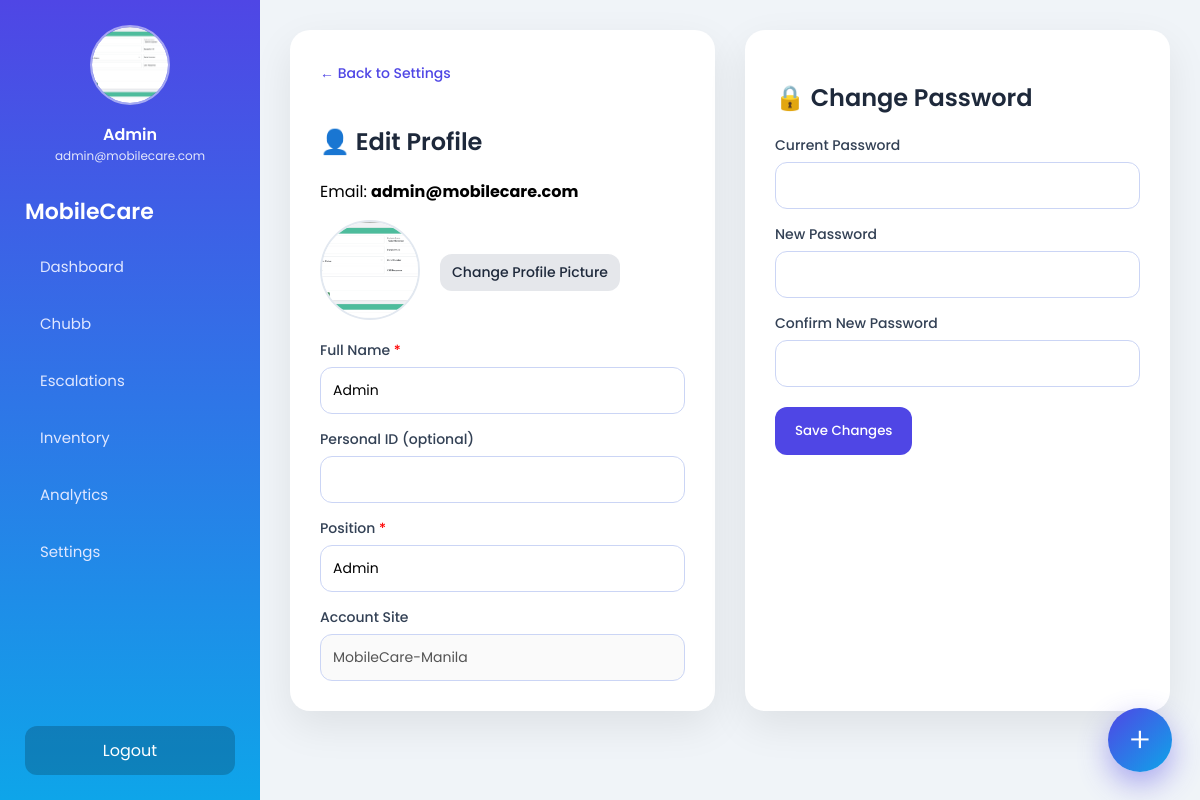
Page /settings/edit-profile.php (signed in) on the committed database.
### tables this page shows
CREATE TABLE `users` (
  `id` int(11) NOT NULL,
  `email` varchar(100) NOT NULL,
  `name` varchar(100) DEFAULT NULL,
  `password` varchar(255) NOT NULL,
  `role` enum('admin','manager','engineer','user') NOT NULL DEFAULT 'user',
  `account_type` varchar(100) NOT NULL,
  `is_engineer` tinyint(1) DEFAULT 0,
  `created_at` timestamp NOT NULL DEFAULT current_timestamp(),
  `last_activity` datetime DEFAULT NULL,
  `reset_token` varchar(255) DEFAULT NULL,
  `reset_expires` datetime DEFAULT NULL,
  `full_name` varchar(255) DEFAULT NULL,
  `personal_id` varchar(100) DEFAULT NULL,
  `profile_image` varchar(255) DEFAULT NULL,
  `position` varchar(100) NOT NULL,
  `active` tinyint(1) NOT NULL DEFAULT 1 COMMENT '1 = active, 0 = inactive'
);

### settings/edit-profile.php (the view, shortened to what this page needs)
<?php
$conn = new mysqli('localhost', 'root', '', 'Mobilecare_monitoring');
$user_id = $_SESSION['user_id'];
$sql = "SELECT email, password, full_name, personal_id, profile_image, position, account_type FROM users WHERE id=?";
$stmt = $conn->prepare($sql);
$stmt->bind_param("i", $user_id);
$stmt->execute();
$stmt->bind_result($email, $hashed_password, $full_name, $personal_id, $profile_image, $position, $account_type);
?>
<!DOCTYPE html>
<html lang="en">
<head>
</head>
<body>
<?php require_once __DIR__ . '/../sidebar/sidebar.php'; ?>
<div class="main">
    <form method="post" enctype="multipart/form-data" style="display:flex;gap:30px;flex-wrap:wrap;width:100%;justify-content:center">
        <div class="card col">
            <a href="<?= BASE_URL ?>settings/settings.php" class="back">← Back to Settings</a>
            <h2>👤 Edit Profile</h2>
            <p>Email: <strong><?= htmlspecialchars($email) ?></strong></p>
            <div class="profile-section">
                <img id="profilePreview" src="../uploads/<?= !empty($profile_image)?htmlspecialchars($profile_image):'default.png' ?>" class="profile-preview" alt="Profile Image">
                <div>
                    <label for="profile_image" class="upload-label">Change Profile Picture</label>
                </div>
            </div>
            <label>Full Name <span style="color:red">*</span></label>
            <input name="full_name" value="<?= htmlspecialchars($full_name ?? '') ?>" required>
            <label>Personal ID (optional)</label>
            <input name="personal_id" value="<?= htmlspecialchars($personal_id ?? '') ?>">
            <label>Position <span style="color:red">*</span></label>
            <input name="position" value="<?= htmlspecialchars($position ?? '') ?>" required>
            <label>Account Site</label>
            <input type="text" value="<?= htmlspecialchars($account_type ?? '') ?>" disabled>
        </div>
        <div class="card col">
            <h2>🔒 Change Password</h2>
            <label>Current Password</label>
            <input type="password" name="current_password">
            <label>New Password</label>
            <input type="password" name="new_password">
            <label>Confirm New Password</label>
            <input type="password" name="confirm_password">
            <button type="submit">Save Changes</button>
        </div>
    </form>
</div>
</body>
</html>

### sidebar/sidebar.php (shortened to what this page needs)
<?php
$current = basename($_SERVER['PHP_SELF']);
$conn = new mysqli('localhost','root','','Mobilecare_monitoring');
$user_id = $_SESSION['user_id'] ?? 0;
$profile_image = $full_name = $email = $role = '';
if($user_id){
    $stmt = $conn->prepare("SELECT full_name, email, profile_image, role FROM users WHERE id=?");
    if($stmt){
        $stmt->bind_param("i",$user_id);
        $stmt->execute();
        $stmt->bind_result($full_name, $email, $profile_image, $role);
    }
}
$isAdmin = ($role === 'admin');
$display_name = $full_name ?: $email;
$profile_image_url = $profile_image
    ? "/Mobilecare_Monitoring/uploads/".htmlspecialchars($profile_image)
    : "/Mobilecare_Monitoring/uploads/default.png";
?>
<div class="sidebar">
    <div class="profile">
        <img src="<?= $profile_image_url ?>">
        <div class="name"><?= htmlspecialchars($display_name) ?></div>
        <div class="email"><?= htmlspecialchars($email) ?></div>
    </div>
    <div class="logo">MobileCare</div>
    <div class="nav">
        <a href="/Mobilecare_Monitoring/dashboard.php" class="<?= $current==='dashboard.php'?'active':'' ?>">Dashboard</a>
        <a href="/Mobilecare_Monitoring/Chubb/chubb.php" class="<?= $current==='chubb.php'?'active':'' ?>">Chubb</a>
        <a href="/Mobilecare_Monitoring/Escalations/escalations.php" class="<?= $current==='escalations.php'?'active':'' ?>">Escalations</a>
        <a href="/Mobilecare_Monitoring/Inventory/inventory.php" class="<?= $current==='inventory.php'?'active':'' ?>">Inventory</a>
        <?php if($isAdmin): ?>
            <a href="/Mobilecare_Monitoring/Reports/reports.php" class="<?= $current==='reports.php'?'active':'' ?>">Analytics</a>
        <?php else: ?>
            <a href="/Mobilecare_Monitoring/Endorsement_tally/endorsement_tally.php" class="<?= $current==='endorsement_tally.php'?'active':'' ?>">Endorsements</a>
        <?php endif; ?>
        <a href="/Mobilecare_Monitoring/settings/settings.php" class="<?= $current==='settings.php'?'active':'' ?>">Settings</a>
    </div>
    <a href="/Mobilecare_monitoring/Login/logout.php" class="logout">Logout</a>
</div>
<div class="floating-menu">
    <button class="menu-btn" id="menuBtn">+</button>
</div>

### settings/edit-profile.php (style rules this page uses)
* { box-sizing:border-box;font-family:Poppins }
body { margin:0;background:#f0f4f8 }
.main { margin-left:260px;padding:30px;display:flex;justify-content:center;gap:30px;flex-wrap:wrap; }
.card { background:#fff;padding:30px;border-radius:20px;box-shadow:0 15px 40px rgba(0,0,0,.08);flex:1;min-width:300px }
.back { display:inline-block;margin-bottom:20px;font-size:14px;text-decoration:none;color:#4f46e5;font-weight:500;transition:.2s }
h2 { margin-bottom:20px;font-weight:600;color:#1e293b }
label { display:block;margin-top:15px;font-size:14px;font-weight:500;color:#334155 }
input,select { width:100%;padding:12px;margin-top:6px;border-radius:12px;border:1px solid #cbd5f5;font-size:14px;transition:border .2s }
button { margin-top:20px;padding:14px 20px;border:none;border-radius:12px;background:#4f46e5;color:#fff;font-weight:500;cursor:pointer;transition:all .2s }
.profile-section { display:flex;align-items:center;margin-bottom:20px;gap:20px }
.profile-preview { width:100px;height:100px;border-radius:50%;object-fit:cover;border:2px solid #e2e8f0;transition:all .2s }
.upload-label { padding:8px 12px;background:#e5e7eb;color:#1e293b;border-radius:12px;cursor:pointer;transition:all .2s;display:inline-block;margin-top:5px }

### sidebar/sidebar.php (style rules this page uses)
.sidebar { position:fixed; top:0;left:0; width:260px;height:100vh; background:linear-gradient(180deg,#4f46e5,#0ea5e9); color:#fff; padding:25px; display:flex; flex-direction:column; z-index:100; }
.profile { text-align:center;margin-bottom:30px }
.profile img { width:80px;height:80px;border-radius:50%; border:2px solid rgba(255,255,255,.5); object-fit:cover;margin-bottom:10px }
.profile .name { font-weight:600;font-size:16px }
.profile .email { font-size:12px;opacity:.85;word-break:break-word }
.logo { font-size:22px;font-weight:600;margin-bottom:15px }
.nav a { display:block; padding:12px 15px; border-radius:12px; color:#e0e7ff; text-decoration:none; margin-bottom:10px; font-size:15px; }
.logout { margin-top:auto; padding:12px; border-radius:12px; background:rgba(0,0,0,.2); text-align:center; color:#fff; text-decoration:none; }
.floating-menu { position:fixed; right:28px; bottom:28px; z-index:1000; }
.menu-btn { width:64px; height:64px; border-radius:50%; border:none; cursor:pointer; background:linear-gradient(135deg,#4f46e5,#0ea5e9); color:#fff; font-size:34px; font-weight:300; display:flex; align-items:center; justify-content:center; box-shadow: 0 12px 30px rgba(79,70,229,.45), 0 0 0 0 rgba(79,70,229,.6); transition: transform .35s ease, box-shadow .35s ease; }

### rows in the picture
users: profile_image (picture), full_name "Admin", email "admin@mobilecare.com", position "Admin", account_type "MobileCare-Manila"
